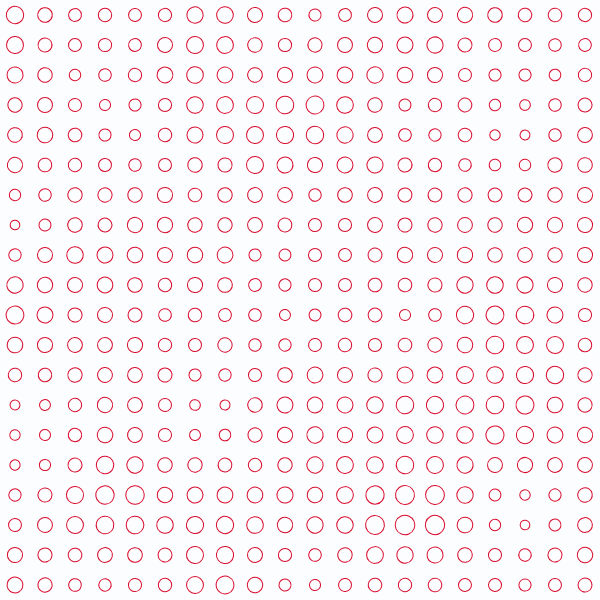
Frame 1 (no input)
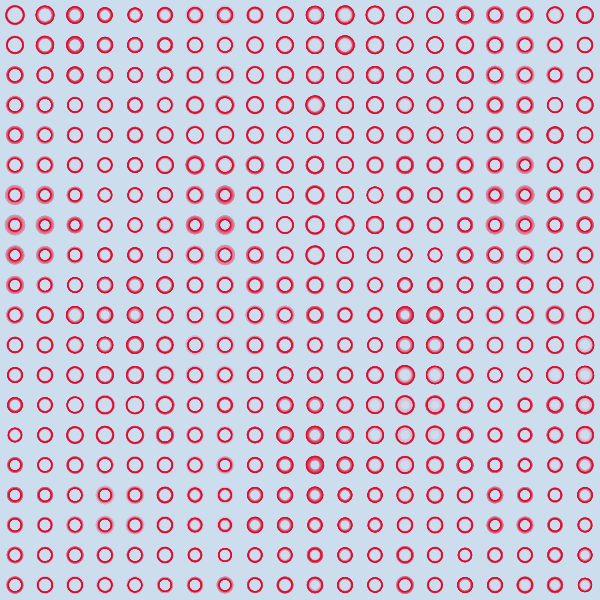
Frame 60 (no input)
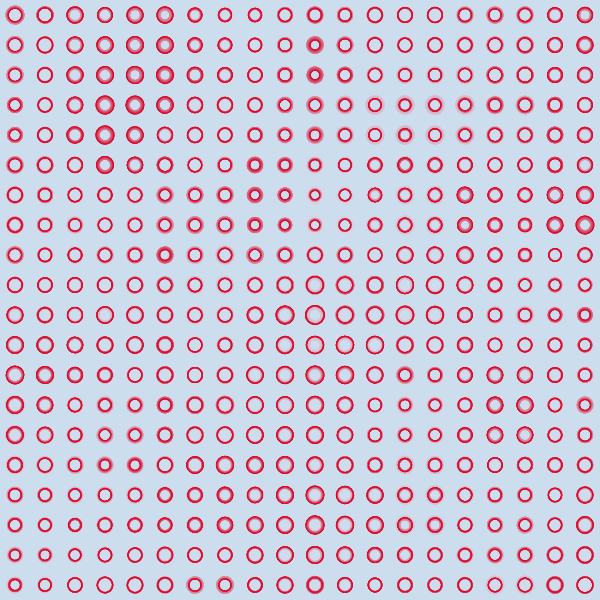
Frame 120 (the mouse pressed at the canvas centre since frame 60)

The p5.js sketch that drew these frames (run headless with seeded random() and noise() and a simulated clock; from frame 60 on, the mouse is pressed at the canvas centre):

// p5.js sketch
// ── sketch.js
// Study 2 - Natalija
// Mirrored from OpenProcessing sketch 2901387.
// Original: https://openprocessing.org/sketch/2901387
// License shown on OpenProcessing: CC BY-NC-SA 3.0

let gridSize = 20;
let tileSize;
let timers = []; // 2D array for trail effect
let fadeTime = 60;
let r, g, b;

function setup() {
  createCanvas(600, 600);
  tileSize = width / gridSize;
  ellipseMode(CENTER);

  // Initialize timers array
  for (let i = 0; i < gridSize; i++) {
    timers[i] = [];
    for (let j = 0; j < gridSize; j++) {
      timers[i][j] = 0;
    }
  }

  // Random colors
  r = random(120, 255);
  g = random(0, 60);
  b = random(0, 60);
}

function draw() {
  // Semi-transparent background for trail effect
  background(202, 222, 230, 15);

  let a = map(mouseX, 0, width, 100, 255);
  let d = map(mouseX, 0, width, 0, 80);
  let c = map(mouseY, 0, height, 0, 80);

  for (let x = 0; x < width; x += tileSize) {
    for (let y = 0; y < height; y += tileSize) {
      let i = int(x / tileSize);
      let j = int(y / tileSize);

      let centerX = x + tileSize / 2;
      let centerY = y + tileSize / 2;

      // Update timers based on mouse proximity
      if (dist(mouseX, mouseY, centerX, centerY) < tileSize / 2) {
        timers[i][j] = fadeTime;
      } else if (timers[i][j] > 0) {
        timers[i][j]--;
      }

      // Noise for squish
      let n = noise(x * 0.01, y * 0.01, frameCount * 0.05);
      let bigger = map(timers[i][j], 0, fadeTime, 0, 8);
      let squishW = tileSize * 0.5 + (n - 0.5) * 15 + bigger;
      let squishH = tileSize * 0.5 + (n - 0.5) * 15 + bigger;
      let angle = noise(x * 0.01, y * 0.01, frameCount * 0.02) * TWO_PI;

      push();
      translate(centerX, centerY);
      rotate(angle);

      // Draw fill trail
      if (timers[i][j] > 0) {
        noStroke();
        fill(a, d, c, map(timers[i][j], 0, fadeTime, 0, 255));
        ellipse(0, 0, squishW, squishH);
      }

      // Always visible grid
      noFill();
      stroke(r, g, b);
      ellipse(0, 0, squishW, squishH);

      pop();
    }
  }
}
